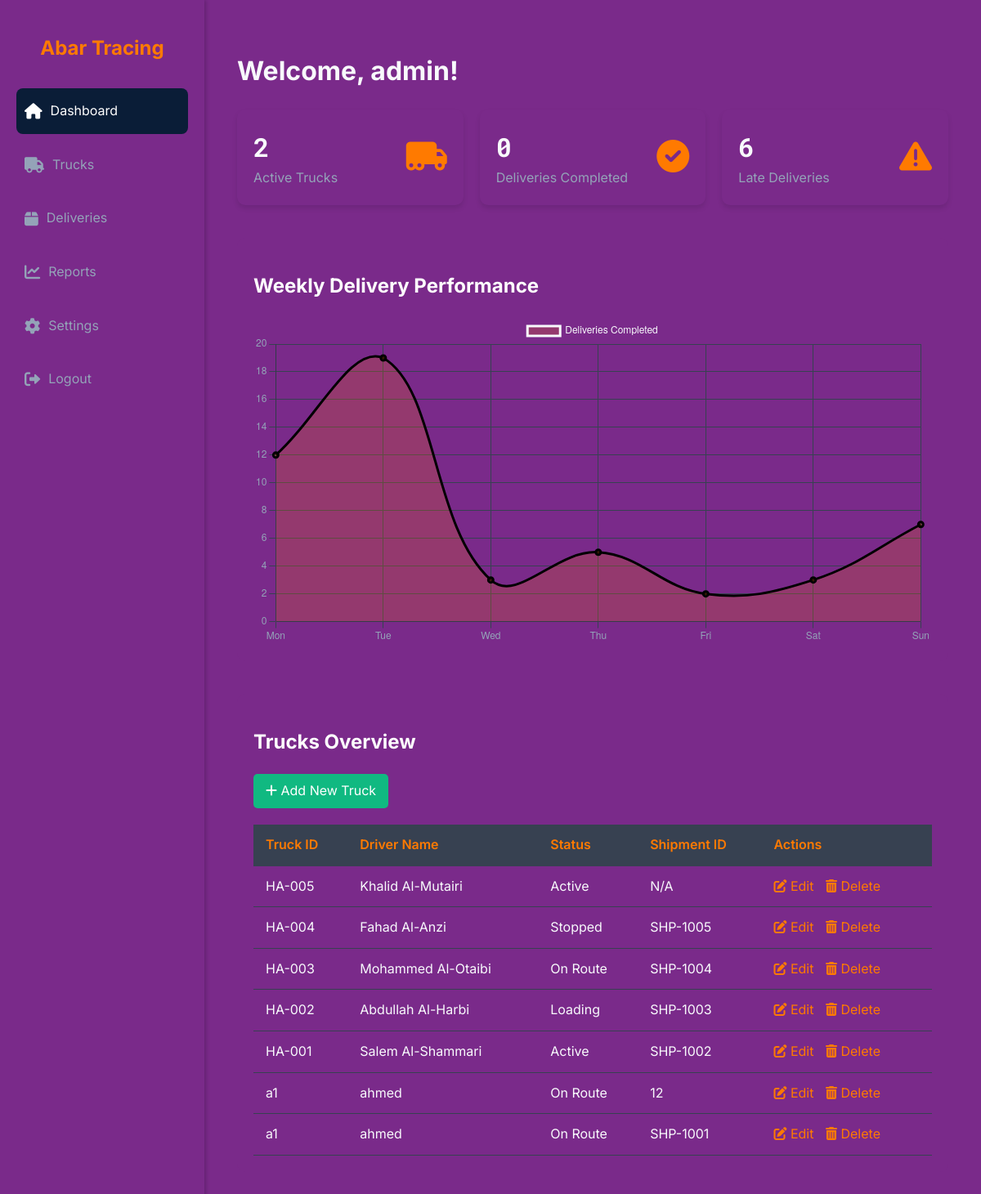
Page /admin/dashboard.php (signed in) on the committed database.
### tables this page shows
CREATE TABLE `trucks` (
  `id` int(11) NOT NULL,
  `truck_number` varchar(50) NOT NULL,
  `driver_name` varchar(100) NOT NULL,
  `status` varchar(50) NOT NULL
);

CREATE TABLE `shipments` (
  `id` int(11) NOT NULL,
  `shipment_id` varchar(50) NOT NULL,
  `truck_id` int(11) NOT NULL,
  `origin` varchar(100) NOT NULL,
  `destination` varchar(100) NOT NULL,
  `estimated_arrival` datetime NOT NULL,
  `status` varchar(50) NOT NULL,
  `departure_date` datetime DEFAULT NULL,
  `arrival_date` datetime DEFAULT NULL
);

### admin/dashboard.php (the view, shortened to what this page needs)
<?php
require_once "../includes/db.php";
function getCardData($link) {
    $data = [
        'active_trucks' => 0,
        'deliveries_completed' => 0,
        'late_deliveries' => 0
    ];
    $sql_trucks = "SELECT COUNT(*) FROM trucks WHERE status = 'On Route'";
    if ($result = mysqli_query($link, $sql_trucks)) {
        $data['active_trucks'] = mysqli_fetch_array($result)[0];
    }
    $sql_completed = "SELECT COUNT(*) FROM shipments WHERE status = 'Delivered'";
    if ($result = mysqli_query($link, $sql_completed)) {
        $data['deliveries_completed'] = mysqli_fetch_array($result)[0];
    }
    $sql_late = "SELECT COUNT(*) FROM shipments WHERE estimated_arrival < NOW() AND status != 'Delivered'";
    if ($result = mysqli_query($link, $sql_late)) {
        $data['late_deliveries'] = mysqli_fetch_array($result)[0];
    }
    return $data;
}
$card_data = getCardData($link);
function getTrucksData($link) {
    $trucks = [];
    $sql = "SELECT t.id, t.truck_number, t.driver_name, t.status, s.shipment_id FROM trucks t LEFT JOIN shipments s ON t.id = s.truck_id ORDER BY t.id DESC";
    if ($result = mysqli_query($link, $sql)) {
        while ($row = mysqli_fetch_assoc($result)) {
            $trucks[] = $row;
        }
    }
    return $trucks;
}
$trucks_data = getTrucksData($link);
$chart_labels = json_encode(['Mon', 'Tue', 'Wed', 'Thu', 'Fri', 'Sat', 'Sun']);
$chart_data = json_encode([12, 19, 3, 5, 2, 3, 7]);
?>
<!DOCTYPE html>
<html lang="en">
<head>
    <link rel="stylesheet" href="../assets/css/style.css">
    <link rel="stylesheet" href="https://cdnjs.cloudflare.com/ajax/libs/font-awesome/6.0.0-beta3/css/all.min.css">
</head>
<body>
    <div class="dashboard-container">
        <div class="sidebar">
            <h2>Abar Tracing</h2>
            <div class="sidebar-menu">
                <a href="dashboard.php" class="active"><i class="fas fa-home"></i> Dashboard</a>
                <a href="trucks.php"><i class="fas fa-truck"></i> Trucks</a>
                <a href="shipments.php"><i class="fas fa-box"></i> Deliveries</a>
                <a href="reports.php"><i class="fas fa-chart-line"></i> Reports</a>
                <a href="settings.php"><i class="fas fa-cog"></i> Settings</a>
                <a href="logout.php"><i class="fas fa-sign-out-alt"></i> Logout</a>
            </div>
        </div>
        <div class="main-content">
            <h1>Welcome, <?php echo htmlspecialchars($_SESSION["username"]); ?>!</h1>
            <div class="top-cards">
                <div class="card-item">
                    <div class="details">
                        <h3><?php echo $card_data['active_trucks']; ?></h3>
                        <p>Active Trucks</p>
                    </div>
                    <div class="icon"><i class="fas fa-truck-moving"></i></div>
                </div>
                <div class="card-item">
                    <div class="details">
                        <h3><?php echo $card_data['deliveries_completed']; ?></h3>
                        <p>Deliveries Completed</p>
                    </div>
                    <div class="icon"><i class="fas fa-check-circle"></i></div>
                </div>
                <div class="card-item">
                    <div class="details">
                        <h3><?php echo $card_data['late_deliveries']; ?></h3>
                        <p>Late Deliveries</p>
                    </div>
                    <div class="icon"><i class="fas fa-exclamation-triangle"></i></div>
                </div>
            </div>
            <div class="charts-section">
                <h2>Weekly Delivery Performance</h2>
                <div style="max-width: 100%; height: 400px;"><canvas id="deliveryChart"></canvas></div>
            </div>
            <div class="table-section">
                <h2>Trucks Overview</h2>
                <a href="trucks.php?action=add" class="btn-add"><i class="fas fa-plus"></i> Add New Truck</a>
                <table class="truck-table">
                    <thead>
                        <tr>
                            <th>Truck ID</th>
                            <th>Driver Name</th>
                            <th>Status</th>
                            <th>Shipment ID</th>
                            <th>Actions</th>
                        </tr>
                    </thead>
                    <tbody>
                        <?php if (!empty($trucks_data)): ?>
                            <?php foreach ($trucks_data as $truck): ?>
                                <tr>
                                    <td><?php echo htmlspecialchars($truck['truck_number']); ?></td>
                                    <td><?php echo htmlspecialchars($truck['driver_name']); ?></td>
                                    <td><?php echo htmlspecialchars($truck['status']); ?></td>
                                    <td><?php echo htmlspecialchars($truck['shipment_id'] ?? 'N/A'); ?></td>
                                    <td class="action-links">
                                        <a href="trucks.php?action=edit&id=<?php echo $truck['id']; ?>"><i class="fas fa-edit"></i> Edit</a>
                                        <a href="trucks.php?action=delete&id=<?php echo $truck['id']; ?>" onclick="return confirm('Are you sure you want to delete this truck?');"><i class="fas fa-trash-alt"></i> Delete</a>
                                    </td>
                                </tr>
                            <?php endforeach; ?>
                        <?php else: ?>
                            <tr>
                                <td colspan="5">No trucks found.</td>
                            </tr>
                        <?php endif; ?>
                    </tbody>
                </table>
            </div>
        </div>
    </div>
    <script>
        // Chart.js implementation
        const ctx = document.getElementById('deliveryChart').getContext('2d');
        const deliveryChart = new Chart(ctx, {
            type: 'line',
            data: {
                labels: <?php echo $chart_labels; ?>,
                datasets: [{
                    label: 'Deliveries Completed',
                    data: <?php echo $chart_data; ?>,
                    backgroundColor: 'rgba(255, 122, 0, 0.2)',
                    borderColor: 'var(--accent-color)',
                    borderWidth: 3,
                    fill: true,
                    tension: 0.4
                }]
            },
            options: {
                responsive: true,
                maintainAspectRatio: false,
                scales: {
                    y: {
                        beginAtZero: true,
                        grid: {
                            color: '#374151'
                        },
                        ticks: {
                            color: '#94a3b8'
                        }
                    },
                    x: {
                        grid: {
                            color: '#374151'
                        },
                        ticks: {
                            color: '#94a3b8'
                        }
                    }
                },
                plugins: {
                    legend: {
                        labels: {
                            color: '#f8fafc'
                        }
                    }
                }
            }
        });
    </script>
</body>
</html>

### assets/css/style.css (style rules this page uses)
:root { --primary-color: #0A1D37; --accent-color: #FF7A00; --accent-gradient: linear-gradient(90deg, #FF7A00, #ff9a2a); --light-gray: #F5F7FA; --white-color: #FFFFFF; --dark-text: #333; --body-font: 'Poppins', sans-serif; --heading-font: 'Inter', sans-serif; --mono-font: 'Roboto Mono', monospace; --border-radius: 15px; --shadow: 0 10px 30px rgba(0, 0, 0, 0.1); }
* { box-sizing: border-box; }
body { font-family: var(--body-font); color: var(--dark-text); background-color: var(--white-color); margin: 0; line-height: 1.6; overflow-x: hidden; }
h1, h2, h3 { font-family: var(--heading-font); font-weight: 700; }

### admin/dashboard.php (style rules this page uses)
body { background-color: #7A2A8A; color: #f8fafc; font-family: 'Inter', sans-serif; }
.dashboard-container { display: flex; min-height: 100vh; }
.sidebar { width: 250px; background-color: #7A2A8A; padding: 20px; box-shadow: 2px 0 5px rgba(0,0,0,0.2); }
.sidebar h2 { color: var(--accent-color); text-align: center; margin-bottom: 30px; }
.sidebar-menu a { display: flex; align-items: center; padding: 15px 10px; color: #94a3b8; text-decoration: none; border-radius: 8px; margin-bottom: 10px; transition: background-color 0.3s, color 0.3s; }
.sidebar-menu a:hover, .sidebar-menu a.active { background-color: var(--primary-color); color: var(--white-color); }
.sidebar-menu i { margin-right: 10px; font-size: 1.2rem; }
.main-content { flex-grow: 1; padding: 40px; }
.top-cards { display: grid; grid-template-columns: repeat(auto-fit, minmax(250px, 1fr)); gap: 20px; margin-bottom: 40px; }
.card-item { background-color: #7A2A8A; padding: 20px; border-radius: 10px; box-shadow: 0 4px 6px rgba(0,0,0,0.1); display: flex; justify-content: space-between; align-items: center; }
.card-item .icon { font-size: 2.5rem; color: var(--accent-color); }
.card-item .details h3 { margin: 0; font-size: 2rem; font-family: var(--mono-font); }
.card-item .details p { margin: 0; color: #94a3b8; }
.charts-section { background-color: #7A2A8A; padding: 20px; border-radius: 10px; margin-bottom: 40px; }
.charts-section h2 { color: var(--white-color); margin-bottom: 20px; }
.table-section { background-color: #7A2A8A; padding: 20px; border-radius: 10px; }
.table-section h2 { color: var(--white-color); margin-bottom: 20px; }
.truck-table { width: 100%; border-collapse: collapse; }
.truck-table th, .truck-table td { padding: 12px 15px; text-align: left; border-bottom: 1px solid #374151; }
.truck-table th { background-color: #374151; color: var(--accent-color); font-weight: 600; }
.action-links a { color: var(--accent-color); margin-right: 10px; text-decoration: none; }
.btn-add { background-color: #10b981; color: white; padding: 8px 15px; border-radius: 5px; text-decoration: none; display: inline-block; margin-bottom: 20px; }

### rows in the picture
trucks: truck_number "HA-005", driver_name "Khalid Al-Mutairi", status "Active", shipment_id "N/A"
shipments: truck.truck_number "HA-004", truck.driver_name "Fahad Al-Anzi", truck.status "Stopped", shipment "SHP-1005"
shipments: truck.truck_number "HA-003", truck.driver_name "Mohammed Al-Otaibi", truck.status "On Route", shipment "SHP-1004"
shipments: truck.truck_number "HA-002", truck.driver_name "Abdullah Al-Harbi", truck.status "Loading", shipment "SHP-1003"
shipments: truck.truck_number "HA-001", truck.driver_name "Salem Al-Shammari", truck.status "Active", shipment "SHP-1002"
shipments: truck.truck_number "a1", truck.driver_name "ahmed", truck.status "On Route", shipment "12"
shipments: truck.truck_number "a1", truck.driver_name "ahmed", truck.status "On Route", shipment "SHP-1001"

### other values in the picture
$_SESSION["username"] "admin"
$card_data['active_trucks'] "2"
$card_data['deliveries_completed'] "0"
$card_data['late_deliveries'] "6"
chart data {{ $chart_labels }} ["Mon","Tue","Wed","Thu","Fri","Sat","Sun"]
chart data {{ $chart_data }} [12,19,3,5,2,3,7]
